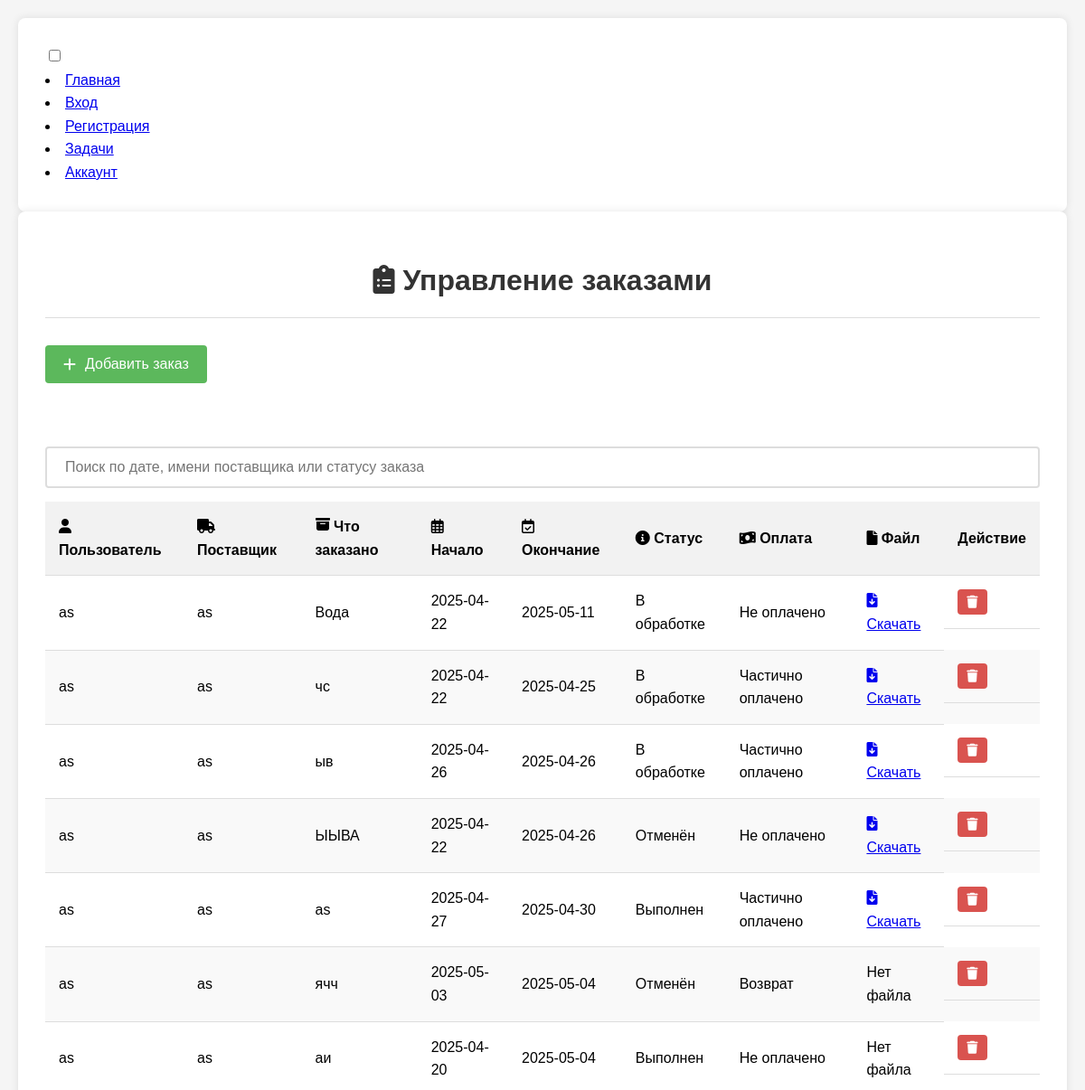
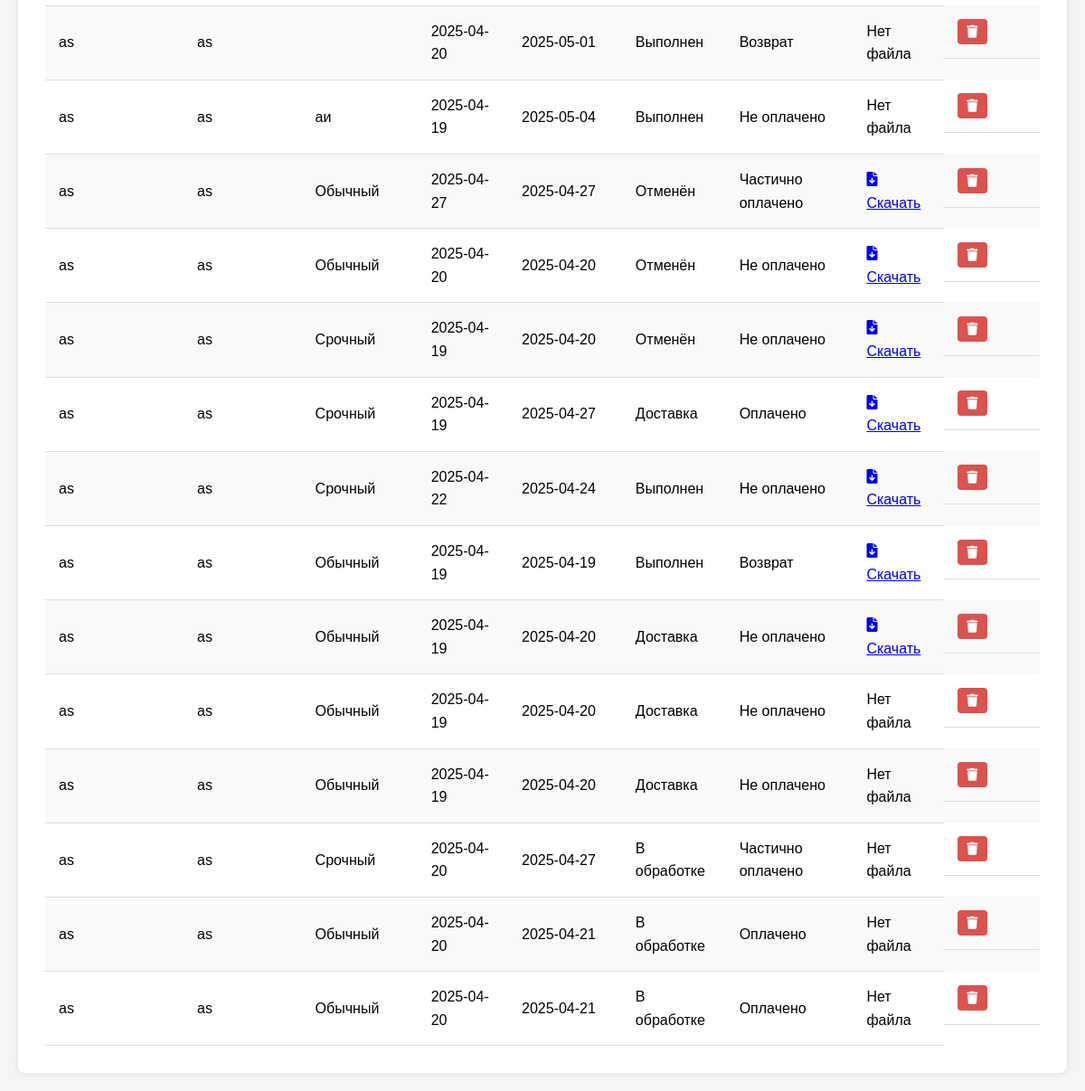
Page /users/orders/as/ (signed in) on the earlier database version (2 pictures, top to bottom).
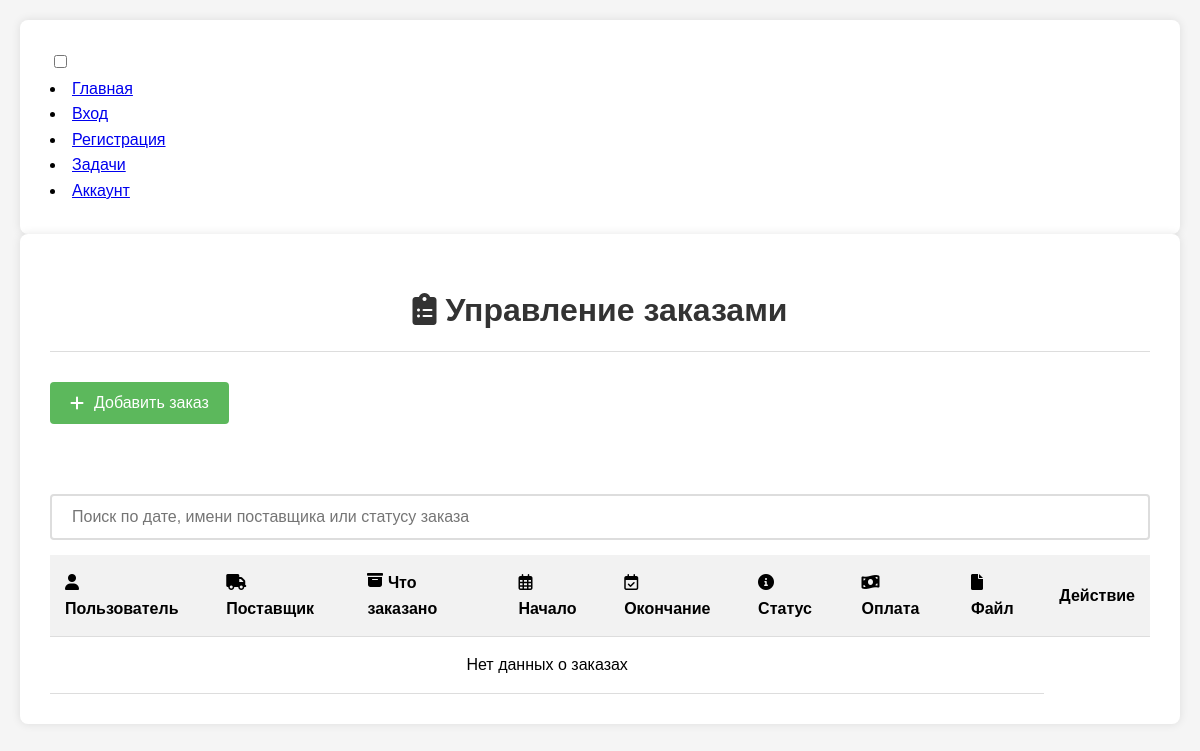
Same page on the later database version.
### users/models.py (models this page shows)
class Order(models.Model):
    username = models.TextField(default="None")
    supplier_name = models.TextField(default="none")
    start_date = models.DateField(default="None")
    end_date = models.DateField(default="None")
    state = models.CharField(max_length=40, default="None")
    payment_state = models.TextField(default="None")
    order_type = models.TextField(default="Обычный")
    created_at = models.DateTimeField(auto_now=True)
    file_url = models.URLField(blank=True, null=True)
    class Meta:
        ordering = ['-created_at']

### users/views.py (the view, shortened to what this page needs)
# urls.py: path('orders/<str:name>/', orders_profile, name='orders_profile'),
@login_required
def orders_profile(request, name):
    orders = Order.objects.filter(
        username=request.user.username,
        supplier_name=name
    ).order_by('-created_at').prefetch_related('files')
    orders_data = []
    for order in orders:
        files_data = [
            {
                'url': default_storage.url(file.file.name),
                'name': file.file.name.split('/')[-1],
                'uploaded_at': file.uploaded_at
            }
            for file in order.files.all()
        ]
        main_file_url = files_data[0]['url'] if files_data else None
        main_file_name = files_data[0]['name'] if files_data else None
        orders_data.append({
            'order': order,
            'files': files_data,
            'main_file_url': main_file_url,
            'main_file_name': main_file_name
        })
    context = {
        'name': name,
        'orders_data': orders_data,
        'orders_data_json': json.dumps([{
            'order': {
                'id': data['order'].id,
                'username': data['order'].username,
                'start_date': data['order'].start_date.strftime('%Y-%m-%d'),
                'end_date': data['order'].end_date.strftime('%Y-%m-%d'),
                'state': data['order'].state,
                'payment_state': data['order'].payment_state,
                'order_type' : data['order'].order_type
            },
            'files': [{
                'url': file['url'],
                'name': file['name'],
                'uploaded_at': file['uploaded_at'].strftime('%Y-%m-%d %H:%M:%S')
            } for file in data['files']],
            'main_file_url': data['main_file_url'],
            'main_file_name': data['main_file_name']
        } for data in orders_data], default=str)
    }
    return render(request, 'users/orders-profile.html', context)

### users/templates/users/orders-profile.html (shortened to what this page needs)
<!DOCTYPE html>
<html lang="ru">
<head>
    <link rel="stylesheet" href="https://cdnjs.cloudflare.com/ajax/libs/font-awesome/6.0.0/css/all.min.css">
</head>
<body>
<footer>
    <nav>
        <div class="navbar">
            <div class="container nav-container">
                <input class="checkbox" type="checkbox" name="" id="" />
                <div class="menu-items">
                    <li><a href="/">Главная</a></li>
                    <li><a href="/users/login">Вход</a></li>
                    <li><a href="/users/register">Регистрация</a></li>
                    <li><a href="/tasks">Задачи</a></li>
                    <li><a href="/users/account">Аккаунт</a></li>
                </div>
            </div>
        </div>
    </nav>
</footer>
    <div class="container">
        <h1><i class="fas fa-clipboard-list"></i> Управление заказами</h1>
        <button class="add-order-btn" onclick="showOrderForm()">
            <i class="fas fa-plus"></i>
            Добавить заказ
        </button>
        <div class="show-table">
            <input type="text" id="searchInput" placeholder="Поиск по дате, имени поставщика или статусу заказа" onkeyup="searchTable()">
            <table>
                <thead>
                    <tr>
                        <th><i class="fas fa-user"></i> Пользователь</th>
                        <th><i class="fas fa-truck"></i> Поставщик</th>
                        <th> Что заказано</th>
                        <th><i class="far fa-calendar-alt"></i> Начало</th>
                        <th><i class="far fa-calendar-check"></i> Окончание</th>
                        <th><i class="fas fa-info-circle"></i> Статус</th>
                        <th><i class="fas fa-money-bill-wave"></i> Оплата</th>
                        <th><i class="fas fa-file"></i> Файл</th>
                        <th>Действие</th>
                    </tr>
                </thead>
                <tbody>
                    {% for data in orders_data %}
                    <tr>
                        <td>{{ data.order.username }}</td>
                        <td>{{ name }}</td>
                        <td>{{ data.order.order_type }}</td>
                        <td>{{ data.order.start_date|date:"Y-m-d" }}</td>
                        <td>{{ data.order.end_date|date:"Y-m-d" }}</td>
                        <td class="state-{{ data.order.state|slugify }}" data-state="{{ data.order.state }}">
                            {{ data.order.state }}
                        </td>
                        <td class="payment-{{ data.order.payment_state|slugify }}" data-payment="{{ data.order.payment_state }}">
                            {{ data.order.payment_state }}
                        </td>
                        <td>
                            {% if data.main_file_url %}
                            <a href="{{ data.main_file_url }}" target="_blank" download title="{{ data.main_file_name }}">
                                <i class="fas fa-file-download"></i> Скачать
                            </a>
                            {% else %}
                            Нет файла
                            {% endif %}
                        </td>
                        <td class="action-btns">
                            <button onclick="confirmDelete({{ data.order.id }})" class="action-btn delete-btn">
                                <i class="fas fa-trash"></i>
                            </button>
                        </td>
                    </tr>
                    {% empty %}
                    <tr>
                        <td colspan="8" style="text-align: center;">Нет данных о заказах</td>
                    </tr>
                    {% endfor %}
                </tbody>
            </table>
        </div>
    </div>
</body>
</html>

### users/templates/users/orders-profile.html (style rules this page uses)
:root { --primary: #5cb85c; --error: #d9534f; --warning: #f0ad4e; --info: #5bc0de; }
body { font-family: Arial, sans-serif; line-height: 1.6; margin: 0; padding: 20px; background-color: #f5f5f5; }
.container { max-width: 1200px; margin: 0 auto; background: #fff; padding: 30px; border-radius: 8px; box-shadow: 0 0 10px rgba(0,0,0,0.1); }
h1 { text-align: center; color: #333; margin-bottom: 30px; padding-bottom: 15px; border-bottom: 1px solid #ddd; }
.add-order-btn { background: var(--primary); color: white; border: none; padding: 12px 20px; border-radius: 4px; cursor: pointer; display: inline-flex; align-items: center; gap: 10px; font-size: 16px; margin-bottom: 25px; transition: all 0.3s; }
input[type="text"], input[type="date"], select { width: 100%; padding: 10px 15px; margin-bottom: 20px; border: 1px solid #ddd; border-radius: 4px; box-sizing: border-box; font-size: 15px; }
.show-table { width: 100%; overflow-x: auto; margin-top: 30px; }
table { width: 100%; border-collapse: collapse; min-width: 600px; }
th, td { padding: 15px; text-align: left; border-bottom: 1px solid #ddd; }
th { background-color: #f2f2f2; font-weight: bold; position: sticky; top: 0; }
#searchInput { width: 100%; padding: 12px 20px; margin: 15px 0; border: 2px solid #ddd; border-radius: 4px; box-sizing: border-box; font-size: 16px; transition: all 0.3s; }

Differences in the rows shown:
removed Order: order.username "as", name "as", order.order_type "Вода", order.start_date "2025-04-22", order.end_date "2025-05-11", order.state "В обработке", order.payment_state "Не оплачено"
removed Order: order.username "as", name "as", order.order_type "чс", order.start_date "2025-04-22", order.end_date "2025-04-25", order.state "В обработке", order.payment_state "Частично оплачено"
removed Order: order.username "as", name "as", order.order_type "ыв", order.start_date "2025-04-26", order.end_date "2025-04-26", order.state "В обработке", order.payment_state "Частично оплачено"
removed Order: order.username "as", name "as", order.order_type "ЫЫВА", order.start_date "2025-04-22", order.end_date "2025-04-26", order.state "Отменён", order.payment_state "Не оплачено"
removed Order: order.username "as", name "as", order.order_type "as", order.start_date "2025-04-27", order.end_date "2025-04-30", order.state "Выполнен", order.payment_state "Частично оплачено"
removed Order: order.username "as", name "as", order.order_type "ячч", order.start_date "2025-05-03", order.end_date "2025-05-04", order.state "Отменён", order.payment_state "Возврат", shows "Нет файла"
removed Order: order.username "as", name "as", order.order_type "аи", order.start_date "2025-04-20", order.end_date "2025-05-04", order.state "Выполнен", order.payment_state "Не оплачено", shows "Нет файла"
removed Order: order.username "as", name "as", order.start_date "2025-04-20", order.end_date "2025-05-01", order.state "Выполнен", order.payment_state "Возврат", shows "Нет файла"
removed Order: order.username "as", name "as", order.order_type "аи", order.start_date "2025-04-19", order.end_date "2025-05-04", order.state "Выполнен", order.payment_state "Не оплачено", shows "Нет файла"
removed Order: order.username "as", name "as", order.order_type "Обычный", order.start_date "2025-04-27", order.end_date "2025-04-27", order.state "Отменён", order.payment_state "Частично оплачено"
removed Order: order.username "as", name "as", order.order_type "Обычный", order.start_date "2025-04-20", order.end_date "2025-04-20", order.state "Отменён", order.payment_state "Не оплачено"
removed Order: order.username "as", name "as", order.order_type "Срочный", order.start_date "2025-04-19", order.end_date "2025-04-20", order.state "Отменён", order.payment_state "Не оплачено"
removed Order: order.username "as", name "as", order.order_type "Срочный", order.start_date "2025-04-19", order.end_date "2025-04-27", order.state "Доставка", order.payment_state "Оплачено"
removed Order: order.username "as", name "as", order.order_type "Срочный", order.start_date "2025-04-22", order.end_date "2025-04-24", order.state "Выполнен", order.payment_state "Не оплачено"
removed Order: order.username "as", name "as", order.order_type "Обычный", order.start_date "2025-04-19", order.end_date "2025-04-19", order.state "Выполнен", order.payment_state "Возврат"
removed Order: order.username "as", name "as", order.order_type "Обычный", order.start_date "2025-04-19", order.end_date "2025-04-20", order.state "Доставка", order.payment_state "Не оплачено"
removed Order: order.username "as", name "as", order.order_type "Обычный", order.start_date "2025-04-19", order.end_date "2025-04-20", order.state "Доставка", order.payment_state "Не оплачено", shows "Нет файла"
removed Order: order.username "as", name "as", order.order_type "Обычный", order.start_date "2025-04-19", order.end_date "2025-04-20", order.state "Доставка", order.payment_state "Не оплачено", shows "Нет файла"
removed Order: order.username "as", name "as", order.order_type "Срочный", order.start_date "2025-04-20", order.end_date "2025-04-27", order.state "В обработке", order.payment_state "Частично оплачено", shows "Нет файла"
removed Order: order.username "as", name "as", order.order_type "Обычный", order.start_date "2025-04-20", order.end_date "2025-04-21", order.state "В обработке", order.payment_state "Оплачено", shows "Нет файла"
removed Order: order.username "as", name "as", order.order_type "Обычный", order.start_date "2025-04-20", order.end_date "2025-04-21", order.state "В обработке", order.payment_state "Оплачено", shows "Нет файла"
Other differences:
text now shown: "Нет данных о заказах"
